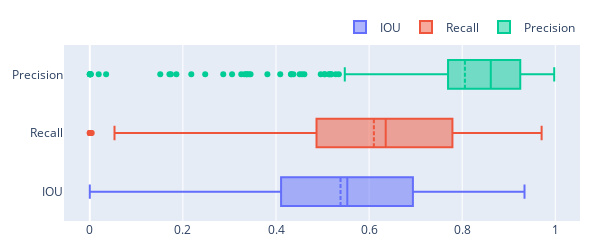

The notebook cell saved with this chart:
### Code cell
# testing National model performance on NJ data

true_path = r'datasets\USA\NJTest\Flood\*\*\*.png'
flood_paths = glob(true_path)
flood_paths = sample(flood_paths, 500)

njnational = calcualte_metric(flood_paths)
print('test samples:' + str(len(njnational)))
print(njnational.mean())
plot_box(njnational)

### Figure 1 — Plotly figure (JSON) as saved in the notebook; plotly's stock layout.template omitted (floating-point values rounded to 4 significant figures; data arrays with more than 128 entries replaced by an {"elided": "..."} marker saying what was removed)
{"data": [{"boxmean": true, "name": "IOU", "type": "box", "x": {"elided": "461 float values"}}, {"boxmean": true, "name": "Recall", "type": "box", "x": {"elided": "461 float values"}}, {"boxmean": true, "name": "Precision", "type": "box", "x": {"elided": "461 float values"}}], "layout": {"height": 250, "legend": {"orientation": "h", "x": 1, "xanchor": "right", "y": 1.02, "yanchor": "bottom"}, "margin": {"b": 20, "l": 20, "r": 20, "t": 20}, "width": 600}}
